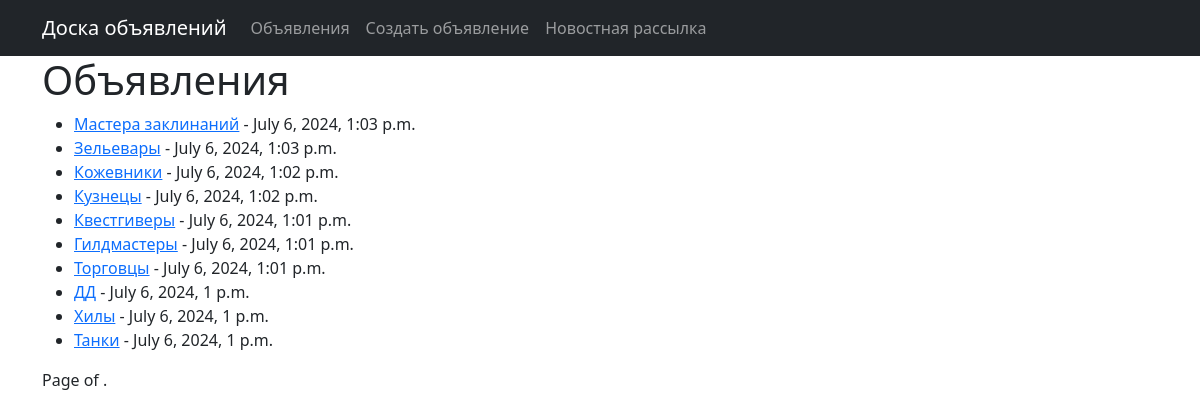
/ads/, run on the app's committed database.
### board/models.py (models this page shows, shortened)
class Ad(models.Model):
    CATEGORY_CHOICES = [
        ('TANK', 'Танки'),
        ('HEALER', 'Хилы'),
        ('DPS', 'ДД'),
        ('MERCHANT', 'Торговцы'),
        ('GUILDMASTER', 'Гилдмастеры'),
        ('QUESTGIVER', 'Квестгиверы'),
        ('BLACKSMITH', 'Кузнецы'),
        ('LEATHERWORKER', 'Кожевники'),
        ('POTION_MASTER', 'Зельевары'),
        ('SPELLMASTER', 'Мастера заклинаний'),
    ]
    title = models.CharField(max_length=255)
    content = CKEditor5Field('Контент')
    created_at = models.DateTimeField(auto_now_add=True)
    update_at = models.DateTimeField(auto_now=True)
    user = models.ForeignKey(CustomUser, on_delete=models.CASCADE)
    category = models.CharField(max_length=20, choices=CATEGORY_CHOICES)

### board/views.py (the view)
# urls.py: path('ads/', AdsList.as_view(), name='ads_list'),
class AdsList(FilterView):
    model = Ad
    filterset_class = AdFilter
    ordering = "-created_at"
    template_name = "ads_list.html"
    context_object_name = "ads"
    paginate_by = 10
    def get_queryset(self):
        queryset = super().get_queryset()
        self.filterset = AdFilter(self.request.GET, queryset=queryset)
        return self.filterset.qs
    def get_context_data(self, **kwargs):
        context = super().get_context_data(**kwargs)
        context['filterset'] = self.filterset
        return context

### templates/ads_list.html (shortened to what this page needs)
{% extends "flatpages/default.html" %}
{% block content %}
  <h1>Объявления</h1>
  <ul>
    {% for ad in ads %}
      <li>
        <a href="{% url 'ad_detail' ad.id %}">{{ ad.title }}</a> - {{ ad.created_at }}
      </li>
    {% endfor %}
  </ul>
  <div class="pagination">
    <span class="step-links">
        <span class="current">
            Page {{ ads.number }} of {{ ads.paginator.num_pages }}.
        </span>
    </span>
  </div>
{% endblock %}

### data on the page
Ad: title "Мастера заклинаний", created_at "July 6, 2024, 1:03 p.m."
Ad: title "Зельевары", created_at "July 6, 2024, 1:03 p.m."
Ad: title "Кожевники", created_at "July 6, 2024, 1:02 p.m."
Ad: title "Кузнецы", created_at "July 6, 2024, 1:02 p.m."
Ad: title "Квестгиверы", created_at "July 6, 2024, 1:01 p.m."
Ad: title "Гилдмастеры", created_at "July 6, 2024, 1:01 p.m."
Ad: title "Торговцы", created_at "July 6, 2024, 1:01 p.m."
Ad: title "ДД", created_at "July 6, 2024, 1 p.m."
Ad: title "Хилы", created_at "July 6, 2024, 1 p.m."
Ad: title "Танки", created_at "July 6, 2024, 1 p.m."
